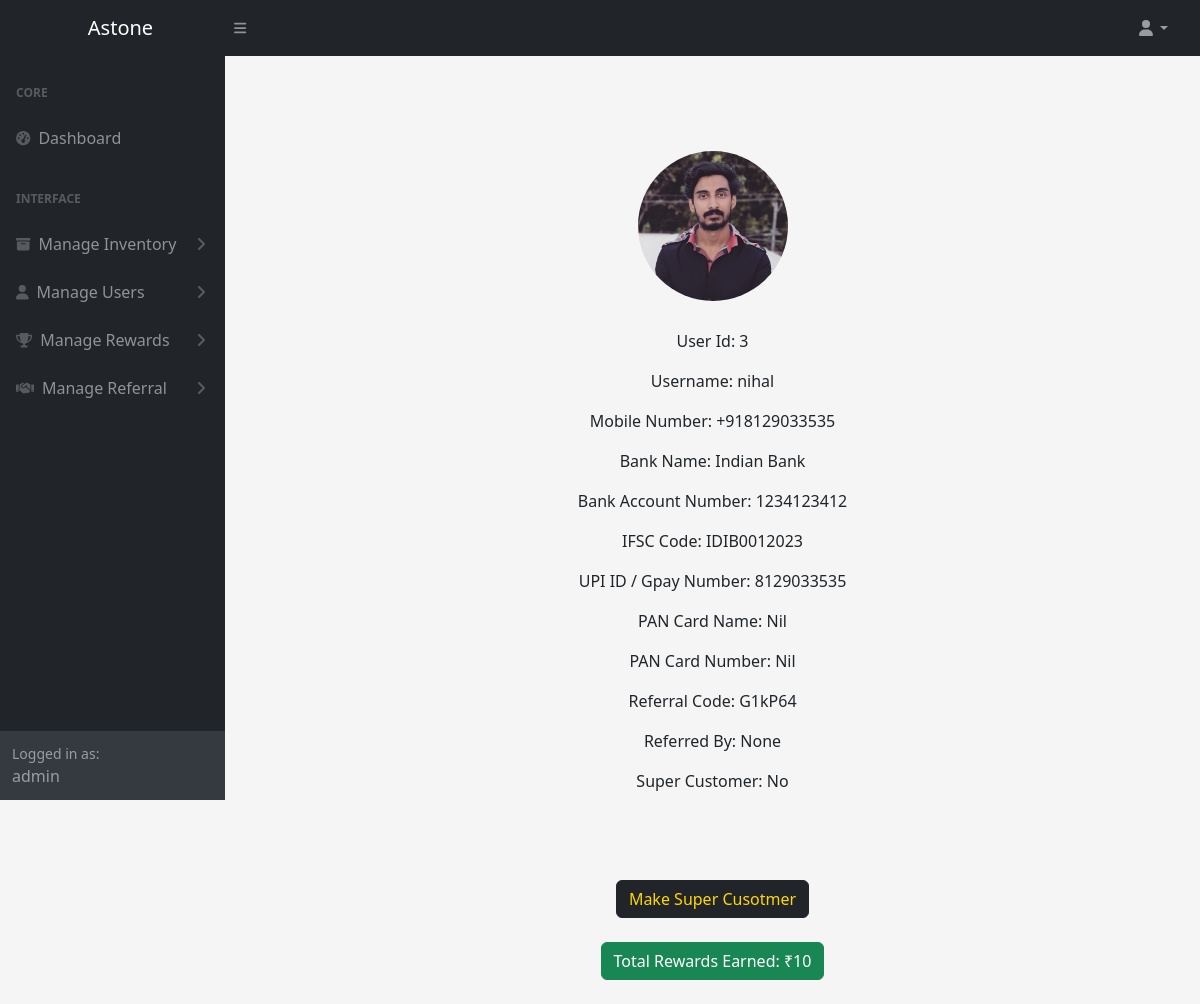
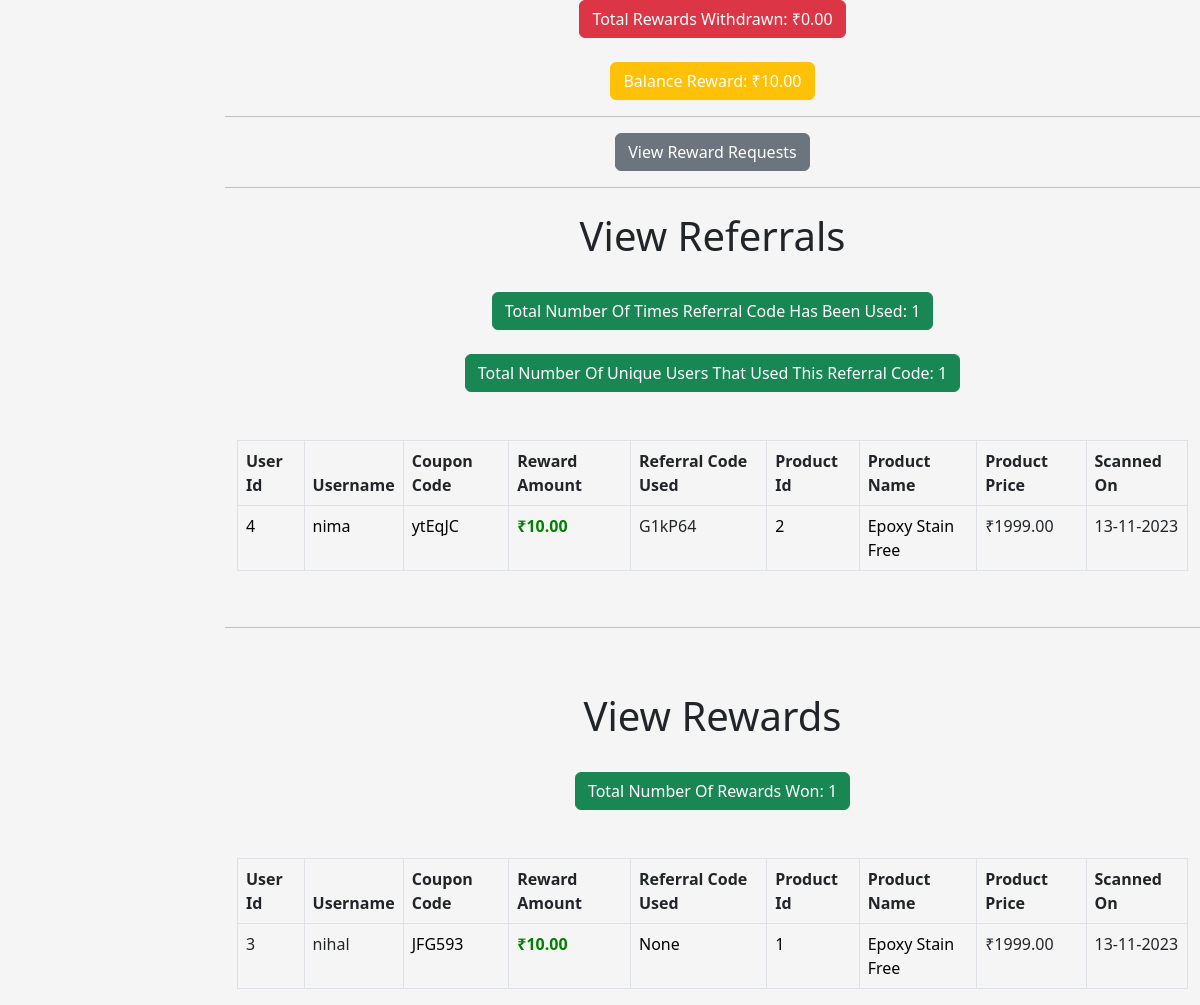
Before: /viewusersingle2/G1kP64/ (signed in) with the older database file (2 pictures, top to bottom).
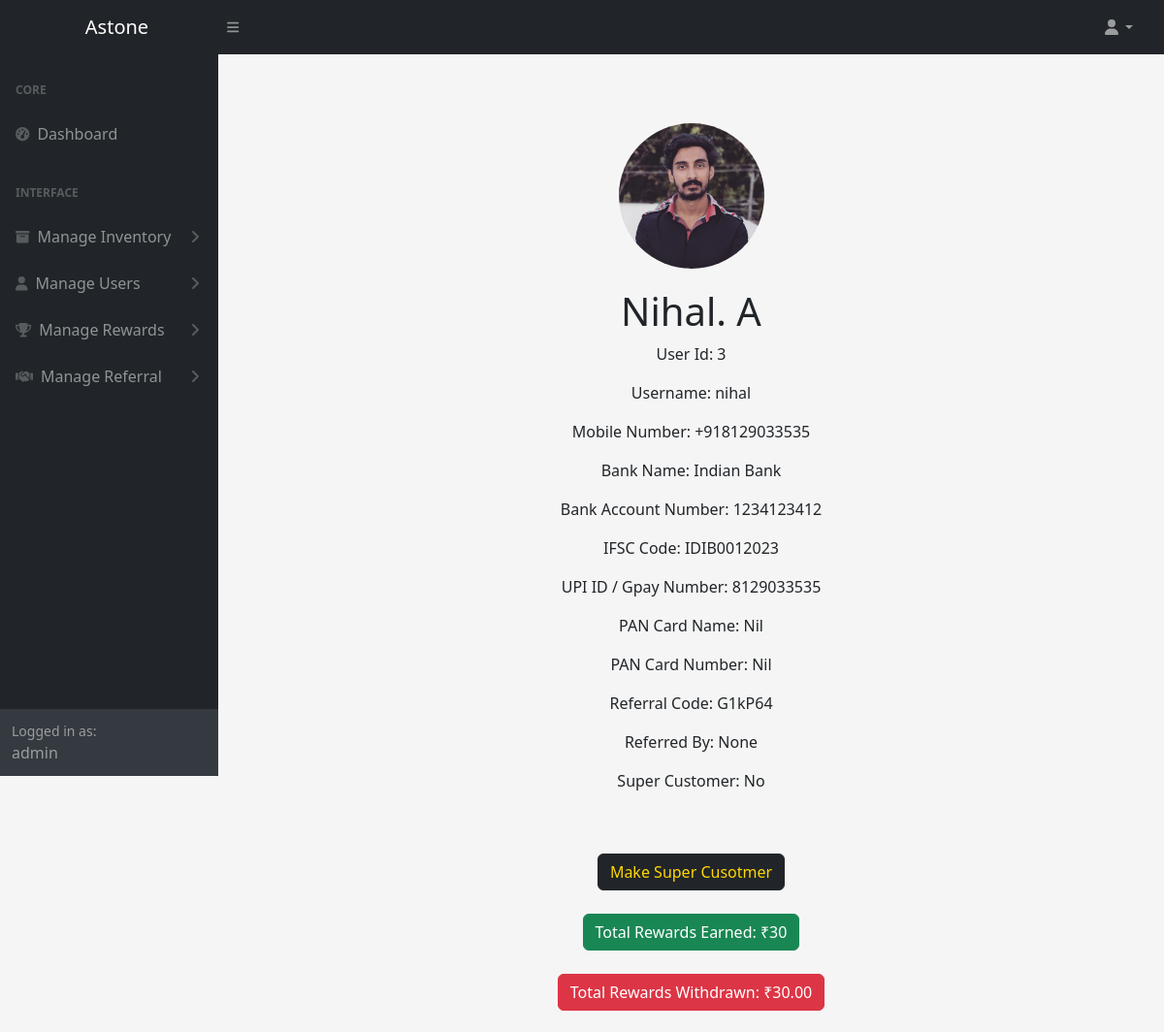
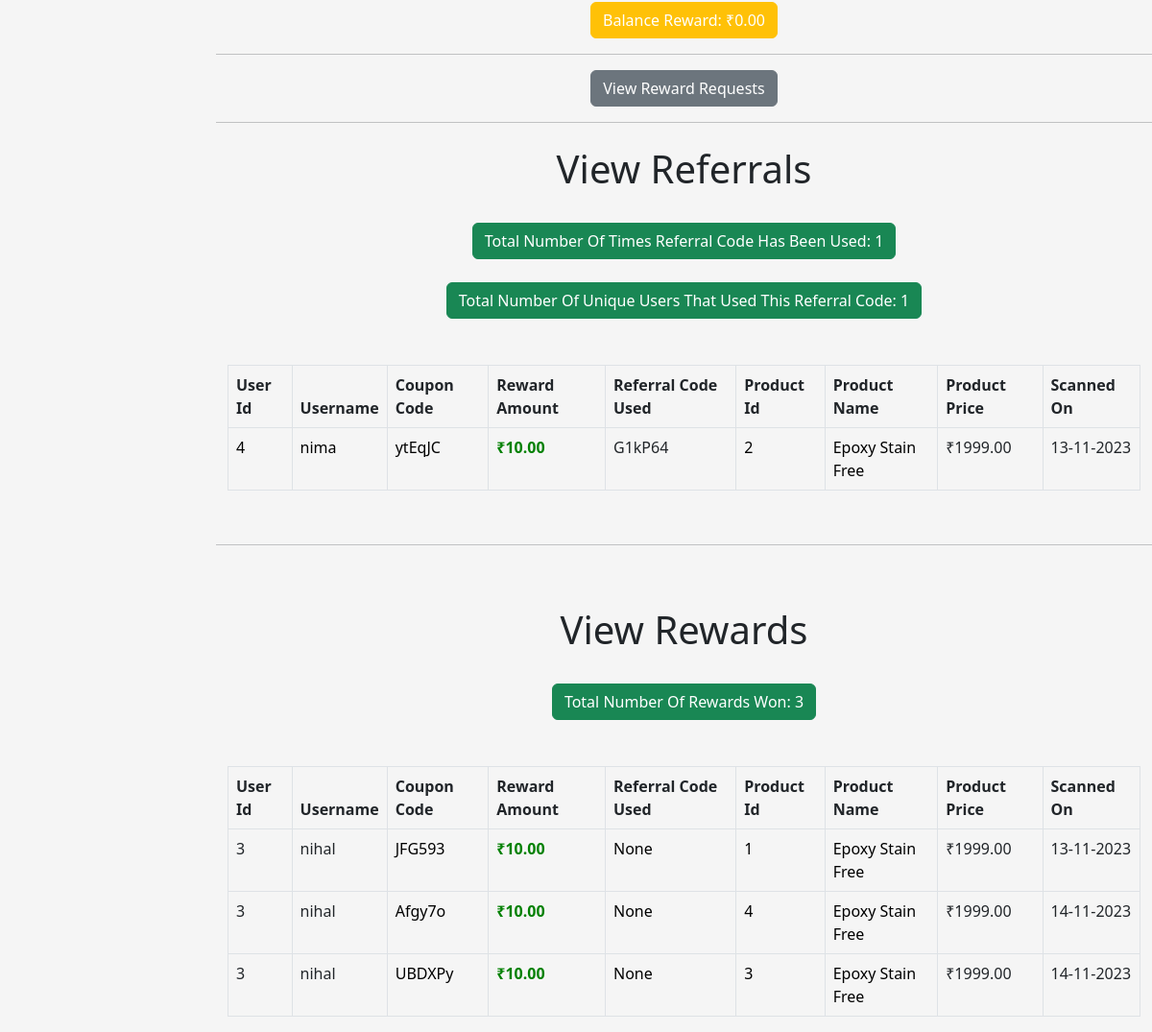
After: the same page with the newer database file (2 pictures, top to bottom).
### astoneapp/models.py (models this page shows, shortened)
class User(AbstractUser):
    is_admin = models.BooleanField('is admin', default=False)
    is_staff = models.BooleanField('is staff', default=False)
    is_customer = models.BooleanField('is customer', default=False)
    name = models.CharField(max_length=100, default='User')
    mobile_number = models.CharField(max_length=20, default='Nil')
    bank_name = models.CharField(max_length=100, default='Nil')
    bank_account_number = models.CharField(max_length=50, default='Nil')
    ifsc_code = models.CharField(max_length=20, default='Nil')
    upi_id = models.CharField(max_length=100, default='Nil')
    pan_card_name = models.CharField(max_length=100, default='Nil')
    pan_card_number = models.CharField(max_length=20, default='Nil')
    profile_picture = models.ImageField(upload_to='profile_pictures', blank=True, null=True)
    referral_code = models.CharField(max_length=6, unique=True, default='DEFAULTCODE')
    referred_by = models.CharField(max_length=100, null=True, blank=True)
    supercustomer = models.BooleanField(default=False, null=True)
    rewardamount = models.DecimalField(default=0, max_digits=10, decimal_places=2, null=True, blank=True)
    balance = models.DecimalField(default=0, max_digits=10, decimal_places=2)
    withdrawn = models.DecimalField(default=0, max_digits=10, decimal_places=2)
    @property
    def imageURL(self):
        try:
            url = self.profile_picture.url
        except:
            url = ''
        return  url

class Qrcodescanner(models.Model):
    username = models.CharField(max_length=255, null=True, blank=True)
    userid = models.CharField(max_length=50, null=True, blank=True)
    couponcode = models.CharField(max_length=50, null=True, blank=True)
    rewardamount = models.DecimalField(max_digits=10, decimal_places=2, null=True, blank=True)
    refferalcode = models.CharField(max_length=50, null=True, blank=True)
    scannedon = models.DateTimeField(auto_now_add=True)
    productid = models.CharField(max_length=50, null=True, blank=True)
    productname = models.CharField(max_length=255, null=True, blank=True)
    productprice = models.DecimalField(max_digits=10, decimal_places=2, null=True, blank=True)
    commission = models.DecimalField(max_digits=10, decimal_places=2, default=0.00, null=True, blank=True)
    PAYMENT_STATUS_CHOICES = (
        ('paid', 'Paid'),
        ('pending', 'Pending'),
        ('processing', 'Processing'),
        ('cancelled', 'Cancelled'),
    )
    paymentstatus = models.CharField(max_length=20, choices=PAYMENT_STATUS_CHOICES, default='processing', null=True, blank=True)
    commissionstatus = models.CharField(max_length=20, choices=PAYMENT_STATUS_CHOICES, default='processing', null=True, blank=True)

### astoneapp/views.py (the view)
# urls.py: path('viewusersingle2/<referral_code>/', views.viewusersingle2, name='viewusersingle2'),
def viewusersingle2(request, referral_code):
    try:
        get_user = get_object_or_404(User, referral_code=referral_code)
        user_referral_code = get_user.referral_code
        matching_referrals = Qrcodescanner.objects.filter(refferalcode=user_referral_code)
        user_id = get_user.pk
        matching_userid = Qrcodescanner.objects.filter(userid=user_id)
        total_reward_amount = matching_userid.aggregate(Sum('rewardamount'))['rewardamount__sum'] or 0
        get_user.rewardamount = total_reward_amount
        total_referral_usage = matching_referrals.count()
        total_rewards = matching_userid.count()
        unique_users_count = matching_referrals.values('userid').distinct().count()
        context = {
            'get_user': get_user,
            'matching_referrals': matching_referrals,
            'matching_userid': matching_userid,
            'total_reward_amount': total_reward_amount,
            'total_referral_usage': total_referral_usage,
            'unique_users_count': unique_users_count,
            'total_rewards':total_rewards,
        }
        return render(request, 'astone_admin/viewusersingle2.html', context)
    except Http404:
        context = {
            'error_message': 'User not found.'
        }
        return render(request, 'astone_admin/viewusersingle2.html', context)

### astoneapp/templates/astone_admin/viewusersingle2.html (shortened to what the changed rows need)
{% extends 'astone_admin/base.html' %}
{% load static %}
{% block content %}
</head>
<body>
{% if error_message %}
    <p style="color: red; margin:20px; font-size:25px;">{{ error_message }}</p>
{% else %}
    <div class="container mt-4">
        <div class="row center-content">
            <div class="col-md-6 text-center">
                <img src="{{get_user.imageURL}}" alt="Profile Picture" class="profile-picture">
                <h1>{{ get_user.name }}</h1>
                <p>User Id: {{ get_user.pk }}</p>
                <p>Username: {{ get_user.username }}</p>
                <p>Mobile Number: {{ get_user.mobile_number }}</p>
                <p>Bank Name: {{ get_user.bank_name }}</p>
                <p>Bank Account Number: {{ get_user.bank_account_number }}</p>
                <p>IFSC Code: {{ get_user.ifsc_code }}</p>
                <p>UPI ID / Gpay Number: {{ get_user.upi_id }}</p>
                <p>PAN Card Name: {{ get_user.pan_card_name }}</p>
                <p>PAN Card Number: {{ get_user.pan_card_number }}</p>
                <p>Referral Code: {{ get_user.referral_code }}</p>
                <p>Referred By: {{ get_user.referred_by }}</p>
                <p>Super Customer: {% if get_user.supercustomer %}Yes{% else %}No{% endif %}</p>
            </div>
        </div>
    </div>
    <div class="center">
        <a href="{% url 'make_supercustomer' get_user.pk %}" class="btn btn-dark" style="color:gold;">Make Super Cusotmer</a>
    </div>
    <br>
    <div class="center">
        <a href="#" class="btn btn-success" style="color:white;">Total Rewards Earned: ₹{{total_reward_amount}}</a>
    </div>
    <br>
    <div class="center">
        <a href="#" class="btn btn-danger" style="color:white;">Total Rewards Withdrawn: ₹{{get_user.withdrawn}}</a>
    </div>
    <br>
    <div class="center">
        <a href="#" class="btn btn-warning" style="color:white; cursor:grab;">Balance Reward: ₹{{get_user.balance}}</a>
    </div>
    <hr>
    <div class="center">
        <a href="{% url 'viewrewardrequestsingle' get_user.pk %}" class="btn btn-secondary" style="color:white;">View Reward Requests</a>
    </div>
    <hr>
    <div class="container-fluid px-4">
        <h1 class="mt-4" style="text-align:center;">View Referrals</h1>
    </div>
    <br>
    <div class="center">
        <a href="#" class="btn btn-success" style="color:white;">Total Number Of Times Referral Code Has Been Used: {{total_referral_usage}}</a>
    </div>
    <br>
    <div class="center">
        <a href="#" class="btn btn-success" style="color:white;">Total Number Of Unique Users That Used This Referral Code: {{unique_users_count}}</a>
    </div>
    <div class="container mt-5">
        <div style="max-height: 400px; overflow-y: auto;">
        <table class="table table-bordered">
            <thead>
                <tr>
                    <th>User Id</th>
                    <th>Username</th>
                    <th>Coupon Code</th>
                    <th>Reward Amount</th>
                    <th>Referral Code Used</th>
                    <th>Product Id</th>
                    <th>Product Name</th>
                    <th>Product Price</th>
                    <th>Scanned On</th>
                </tr>
            </thead>
            <tbody>
                {% for i in matching_referrals %}
                <tr>
                    <td><a href="{% url 'viewusersingle' i.userid %}" style="text-decoration:none; color:black;">{{i.userid}}</a></td>
                    <td><a href="{% url 'viewusersingle' i.userid %}" style="text-decoration:none; color:black;">{{i.username}}</a></td>
                    <td><a href="{% url 'viewproductsingle' i.productid %}" style="text-decoration:none; color:black;">{{i.couponcode}}</a></td>
                    <td style="color:green; font-weight:600;">₹{{i.rewardamount}}</td>
                    <td>{{i.refferalcode}}</td>
                    <td><a href="{% url 'viewproductsingle' i.productid %}" style="text-decoration:none; color:black;">{{i.productid}}</a></td>
                    <td><a href="{% url 'viewproductsingle' i.productid %}" style="text-decoration:none; color:black;">{{i.productname}}</a></td>
                    <td>₹{{i.productprice}}</td>
                    <td>{{i.scannedon|date:"d-m-Y"}}</td>
                </tr>
                {% endfor %}
            </tbody>
        </table>
        </div>
    </div>
    <br>
    <hr>
    <br>
    <div class="container-fluid px-4">
    <h1 class="mt-4" style="text-align:center;">View Rewards</h1>
    </div>
    <br>
    <div class="center">
        <a href="#" class="btn btn-success" style="color:white;">Total Number Of Rewards Won: {{total_rewards}}</a>
    </div>
    <div class="container mt-5">
        <div style="max-height: 400px; overflow-y: auto;">
        <table class="table table-bordered">
            <thead>
                <tr>
                    <th>User Id</th>
                    <th>Username</th>
                    <th>Coupon Code</th>
                    <th>Reward Amount</th>
                    <th>Referral Code Used</th>
                    <th>Product Id</th>
                    <th>Product Name</th>
                    <th>Product Price</th>
                    <th>Scanned On</th>
                </tr>
            </thead>
            <tbody>
                {% for i in matching_userid %}
                <tr>
                    <td>{{i.userid}}</td>
                    <td>{{i.username}}</td>
                    <td><a href="{% url 'viewproductsingle' i.productid %}" style="text-decoration:none; color:black;">{{i.couponcode}}</a></td>
                    <td style="color:green; font-weight:600;">₹{{i.rewardamount}}</td>
                    <td><a href="{% url 'viewusersingle2' i.refferalcode %}" style="text-decoration:none; color:black;">{{i.refferalcode}}</a></td>
                    <td><a href="{% url 'viewproductsingle' i.productid %}" style="text-decoration:none; color:black;">{{i.productid}}</a></td>
                    <td><a href="{% url 'viewproductsingle' i.productid %}" style="text-decoration:none; color:black;">{{i.productname}}</a></td>
                    <td>₹{{i.productprice}}</td>
                    <td>{{i.scannedon|date:"d-m-Y"}}</td>
                </tr>
                {% endfor %}
            </tbody>
        </table>
        </div>
    </div>
{% endif %}
{% endblock %}

Changed rows visible on the page:
changed User "nihal": name (not shown) → "Nihal. A"; withdrawn "0.00" → "30.00"; balance "10.00" → "0.00"
added Qrcodescanner: userid "3", username "nihal", couponcode "Afgy7o", rewardamount "10.00", refferalcode "None", productid "4", productname "Epoxy Stain Free", productprice "1999.00", scannedon "14-11-2023", shown under "View Rewards"
added Qrcodescanner: userid "3", username "nihal", couponcode "UBDXPy", rewardamount "10.00", refferalcode "None", productid "3", productname "Epoxy Stain Free", productprice "1999.00", scannedon "14-11-2023", shown under "View Rewards"
Other visible differences:
{{ total_reward_amount }}: "10" → "30"
{{ total_rewards }}: "1" → "3"
